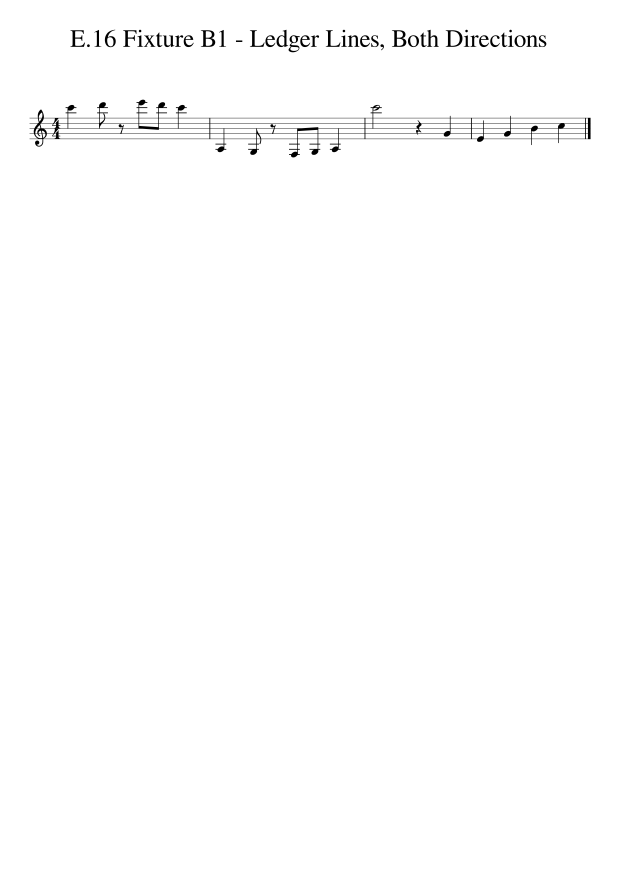
#> input picture tools/e16-harness/b1-ledger-lines/b1-ledger-lines-page.png, 2480 x 3508 px (shown at 1/4 size)
$ python warp.py ../../../e16-harness/b1-ledger-lines/b1-ledger-lines-page.png 5 ../../../e16-harness/b1-ledger-lines/b1-ledger-lines-page.png
#> lines starting #> are read from the running program, lines starting #| are printed output that depends on the picture; after the words box and inside, x2 and y2 are one past the last pixel; in counts of white or black regions, pixels touching at a corner belong together
import cv2, numpy as np, sys, json
from PIL import Image, ImageOps
S = 8.0  # px per PDF point
DOTS = np.float32([[28.3, 51.0], [583.7, 51.0], [28.3, 763.7], [583.7, 763.7]]) * S
def load(f, rot):
#> called with rot = 5
    im = ImageOps.exif_transpose(Image.open(f)).convert('RGB')
#> im is the input picture: PIL image 2480x3508 RGB; min 0, max 255, mean 252.9
    if rot: im = im.rotate(rot, expand=True)
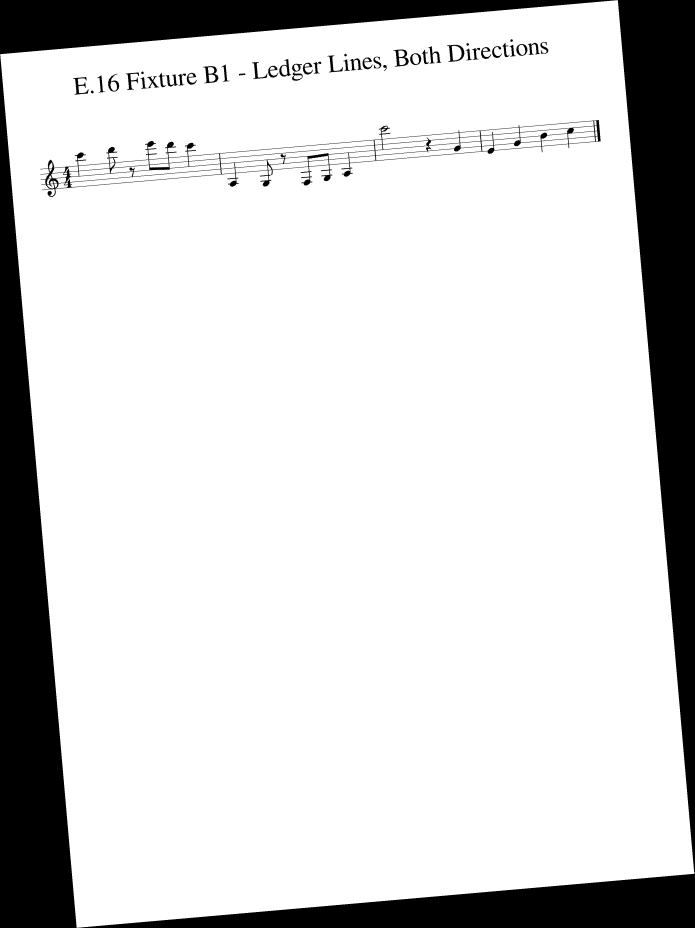
#> im: PIL image 2778x3712 RGB (shown at 1/4 size); min 0, max 255, mean 213.4
    return cv2.cvtColor(np.array(im), cv2.COLOR_RGB2GRAY)
def dots(g):
    h, w = g.shape
#> h = 3712; w = 2778
    # paper mask: bright region
    _, paper = cv2.threshold(cv2.GaussianBlur(g, (51, 51), 0), 150, 255, cv2.THRESH_BINARY)
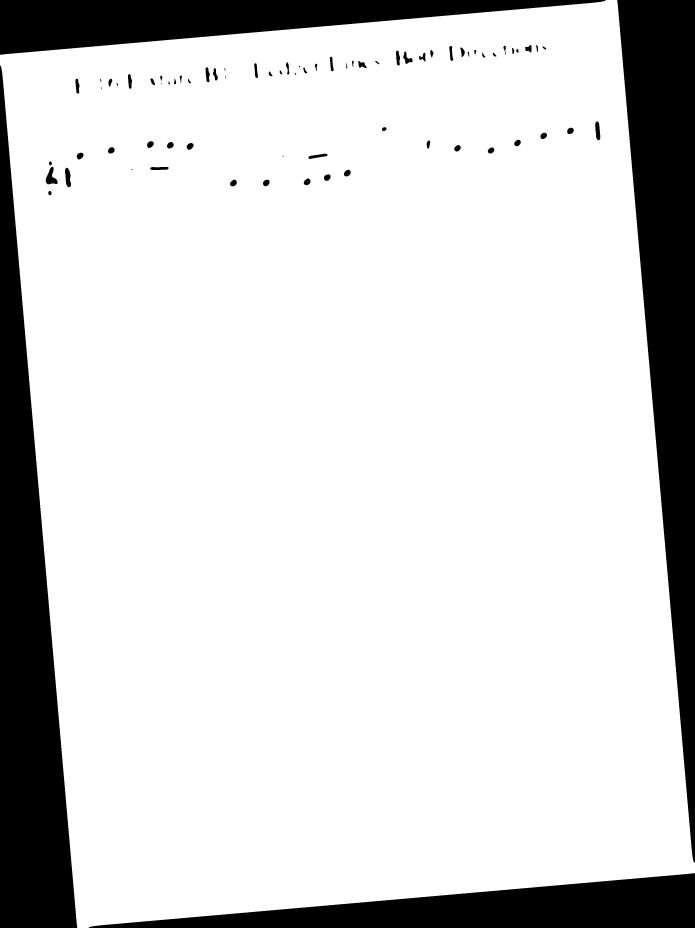
#> paper: shape (3712, 2778) (shown at 1/4 size); 83.9% white; 77 black regions (5 under 20 px), largest, box (x1, y1, x2, y2) and area: (2469, 0, 2778, 3450) 543530, (0, 262, 309, 3712) 543502, (354, 3493, 2778, 3712) 272969
    paper = cv2.erode(paper, np.ones((15, 15), np.uint8))
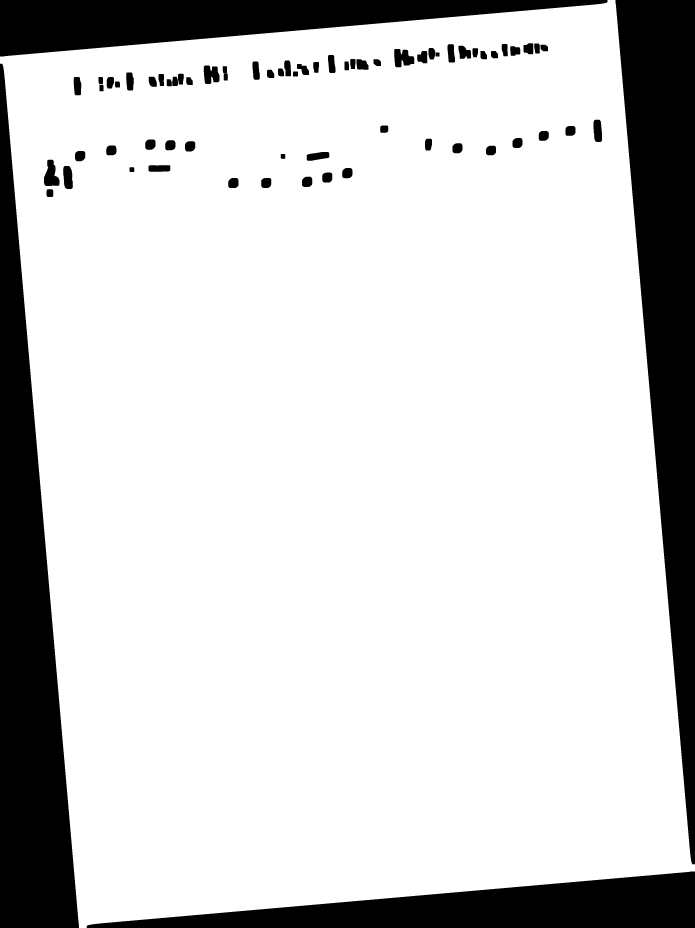
#> paper: shape (3712, 2778) (shown at 1/4 size); 82.5% white; 70 black regions, largest, box (x1, y1, x2, y2) and area: (2462, 0, 2778, 3457) 569892, (0, 255, 316, 3712) 569864, (347, 3486, 2778, 3712) 291519
    _, dark = cv2.threshold(g, 90, 255, cv2.THRESH_BINARY_INV)
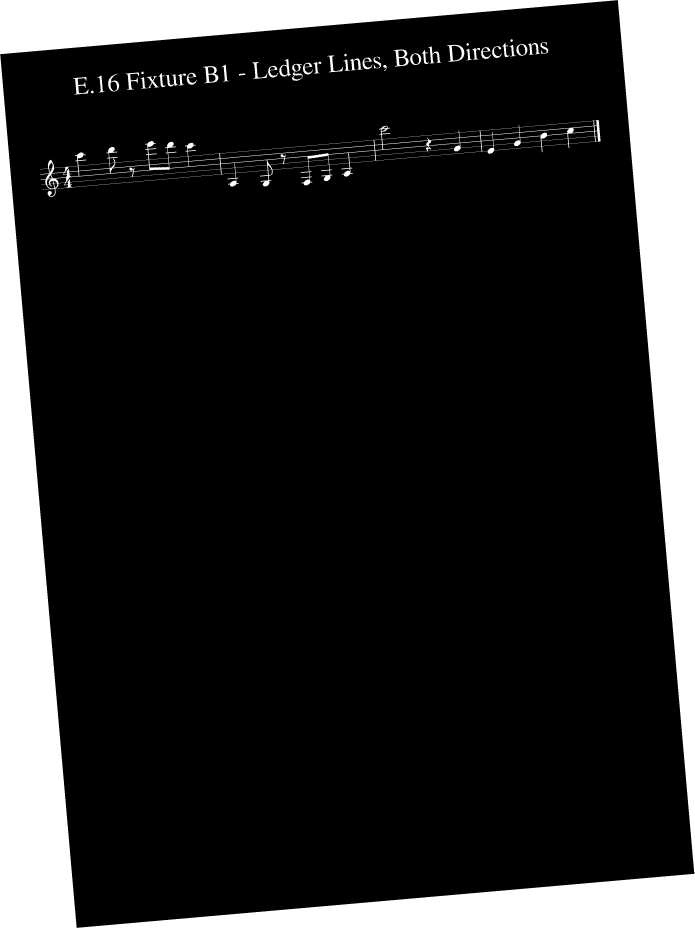
#> dark: shape (3712, 2778) (shown at 1/4 size); 16.3% white; 46 white regions, largest, box (x1, y1, x2, y2) and area: (0, 0, 2778, 3712) 1612200, (160, 480, 2402, 787) 35452, (811, 264, 874, 333) 1599
    n, lab, st, cen = cv2.connectedComponentsWithStats(dark)
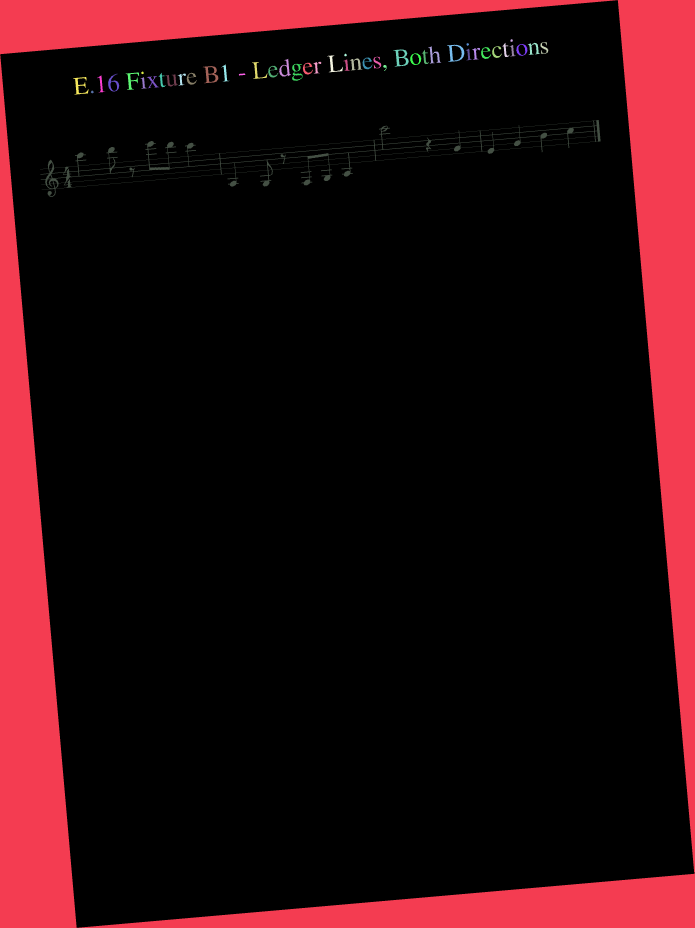
#> lab: shape (3712, 2778) int32 (shown at 1/4 size); 47 distinct labels, from 0 to 46; one colour per label, 0 black
#> n = 47; st = 47 rows, first 6: [1, 1, 2776, 3710, 8634674], [0, 0, 2778, 3712, 1612200], [2042, 157, 9, 10, 77], [2162, 168, 31, 48, 543], [2009, 171, 29, 57, 518], [2111, 171, 50, 49, 852]; cen = 47 pairs, first value 319.2 to 2176.5, second value 161.8 to 1866
    c = []
    for i in range(1, n):
        x, y, bw, bh, a = st[i]
        if 300 < a < 6000 and 0.7 < bw / bh < 1.4 and a / (bw * bh) > 0.65:
            cx, cy = cen[i]
            # surrounded by paper
            r = int(max(bw, bh) * 1.5)
            ring = paper[max(0, int(cy) - r):int(cy) + r, max(0, int(cx) - r):int(cx) + r]
            if ring.size and ring.mean() > 200 * 0.6:
                c.append((cx, cy, a))
#> this loop made 46 passes
#> (x, y, bw, bh, a) on passes 1 to 12: (0, 0, 2778, 3712, 1612200), (2042, 157, 9, 10, 77), (2162, 168, 31, 48, 543), (2009, 171, 29, 57, 518), (2111, 171, 50, 49, 852), (1866, 173, 10, 10, 76), (2065, 176, 45, 47, 757), (1788, 179, 70, 69, 1532), (2038, 180, 26, 46, 406), (1713, 185, 52, 69, 1043), (1968, 184, 39, 48, 599), (1924, 188, 40, 48, 686)
#> after the loop, c = []
    return c
def order(pts):
    pts = np.float32(pts)
    s = pts.sum(1); d = pts[:, 0] - pts[:, 1]
    return np.float32([pts[s.argmin()], pts[d.argmax()], pts[d.argmin()], pts[s.argmax()]])
f, rot, out = sys.argv[1], int(sys.argv[2]), sys.argv[3]
g = load(f, rot)
c = dots(g)
#> c = []
print(f, 'candidates', len(c), [(int(x), int(y), int(a)) for x, y, a in c])
#| ../../../e16-harness/b1-ledger-lines/b1-ledger-lines-page.png candidates 0 []
if len(c) != 4:
    # keep the four nearest the image's corners
    h, w = g.shape
#> h = 3712; w = 2778
    corners = [(0, 0), (w, 0), (0, h), (w, h)]
#> (the run stopped early here; a loop or call above may not have finished)
